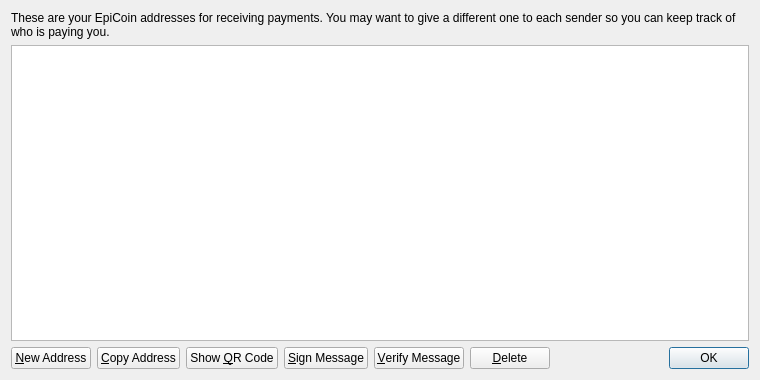
<?xml version="1.0" encoding="UTF-8"?>
<ui version="4.0">
 <class>AddressBookPage</class>
 <widget class="QWidget" name="AddressBookPage">
  <property name="geometry">
   <rect>
    <x>0</x>
    <y>0</y>
    <width>760</width>
    <height>380</height>
   </rect>
  </property>
  <property name="windowTitle">
   <string>Address Book</string>
  </property>
  <layout class="QVBoxLayout" name="verticalLayout">
   <item>
    <widget class="QLabel" name="labelExplanation">
     <property name="text">
      <string>These are your EpiCoin addresses for receiving payments. You may want to give a different one to each sender so you can keep track of who is paying you.</string>
     </property>
     <property name="textFormat">
      <enum>Qt::PlainText</enum>
     </property>
     <property name="wordWrap">
      <bool>true</bool>
     </property>
    </widget>
   </item>
   <item>
    <widget class="QTableView" name="tableView">
     <property name="contextMenuPolicy">
      <enum>Qt::CustomContextMenu</enum>
     </property>
     <property name="toolTip">
      <string>Double-click to edit address or label</string>
     </property>
     <property name="tabKeyNavigation">
      <bool>false</bool>
     </property>
     <property name="alternatingRowColors">
      <bool>true</bool>
     </property>
     <property name="selectionMode">
      <enum>QAbstractItemView::SingleSelection</enum>
     </property>
     <property name="selectionBehavior">
      <enum>QAbstractItemView::SelectRows</enum>
     </property>
     <property name="sortingEnabled">
      <bool>true</bool>
     </property>
     <attribute name="verticalHeaderVisible">
      <bool>false</bool>
     </attribute>
    </widget>
   </item>
   <item>
    <layout class="QHBoxLayout" name="horizontalLayout">
     <item>
      <widget class="QPushButton" name="newAddressButton">
       <property name="toolTip">
        <string>Create a new address</string>
       </property>
       <property name="text">
        <string>&amp;New Address</string>
       </property>
       <property name="icon">
        <iconset resource="../bitcoin.qrc">
         <normaloff>:/icons/add</normaloff>:/icons/add</iconset>
       </property>
      </widget>
     </item>
     <item>
      <widget class="QPushButton" name="copyToClipboard">
       <property name="toolTip">
        <string>Copy the currently selected address to the system clipboard</string>
       </property>
       <property name="text">
        <string>&amp;Copy Address</string>
       </property>
       <property name="icon">
        <iconset resource="../bitcoin.qrc">
         <normaloff>:/icons/editcopy</normaloff>:/icons/editcopy</iconset>
       </property>
      </widget>
     </item>
     <item>
      <widget class="QPushButton" name="showQRCode">
       <property name="text">
        <string>Show &amp;QR Code</string>
       </property>
       <property name="icon">
        <iconset resource="../bitcoin.qrc">
         <normaloff>:/icons/qrcode</normaloff>:/icons/qrcode</iconset>
       </property>
      </widget>
     </item>
     <item>
      <widget class="QPushButton" name="signMessage">
       <property name="toolTip">
        <string>Sign a message to prove you own a Bitcoin address</string>
       </property>
       <property name="text">
        <string>&amp;Sign Message</string>
       </property>
       <property name="icon">
        <iconset resource="../bitcoin.qrc">
         <normaloff>:/icons/edit</normaloff>:/icons/edit</iconset>
       </property>
      </widget>
     </item>
     <item>
      <widget class="QPushButton" name="verifyMessage">
       <property name="toolTip">
        <string>Verify a message to ensure it was signed with a specified Bitcoin address</string>
       </property>
       <property name="text">
        <string>&amp;Verify Message</string>
       </property>
       <property name="icon">
        <iconset resource="../bitcoin.qrc">
         <normaloff>:/icons/transaction_0</normaloff>:/icons/transaction_0</iconset>
       </property>
      </widget>
     </item>
     <item>
      <widget class="QPushButton" name="deleteButton">
       <property name="toolTip">
        <string>Delete the currently selected address from the list. Only sending addresses can be deleted.</string>
       </property>
       <property name="text">
        <string>&amp;Delete</string>
       </property>
       <property name="icon">
        <iconset resource="../bitcoin.qrc">
         <normaloff>:/icons/remove</normaloff>:/icons/remove</iconset>
       </property>
      </widget>
     </item>
     <item>
      <spacer name="horizontalSpacer">
       <property name="orientation">
        <enum>Qt::Horizontal</enum>
       </property>
       <property name="sizeHint" stdset="0">
        <size>
         <width>40</width>
         <height>20</height>
        </size>
       </property>
      </spacer>
     </item>
     <item>
      <widget class="QDialogButtonBox" name="buttonBox">
       <property name="sizePolicy">
        <sizepolicy hsizetype="Maximum" vsizetype="Fixed">
         <horstretch>0</horstretch>
         <verstretch>0</verstretch>
        </sizepolicy>
       </property>
       <property name="standardButtons">
        <set>QDialogButtonBox::Ok</set>
       </property>
      </widget>
     </item>
    </layout>
   </item>
  </layout>
 </widget>
 <resources>
  <include location="../bitcoin.qrc"/>
 </resources>
 <connections/>
</ui>
